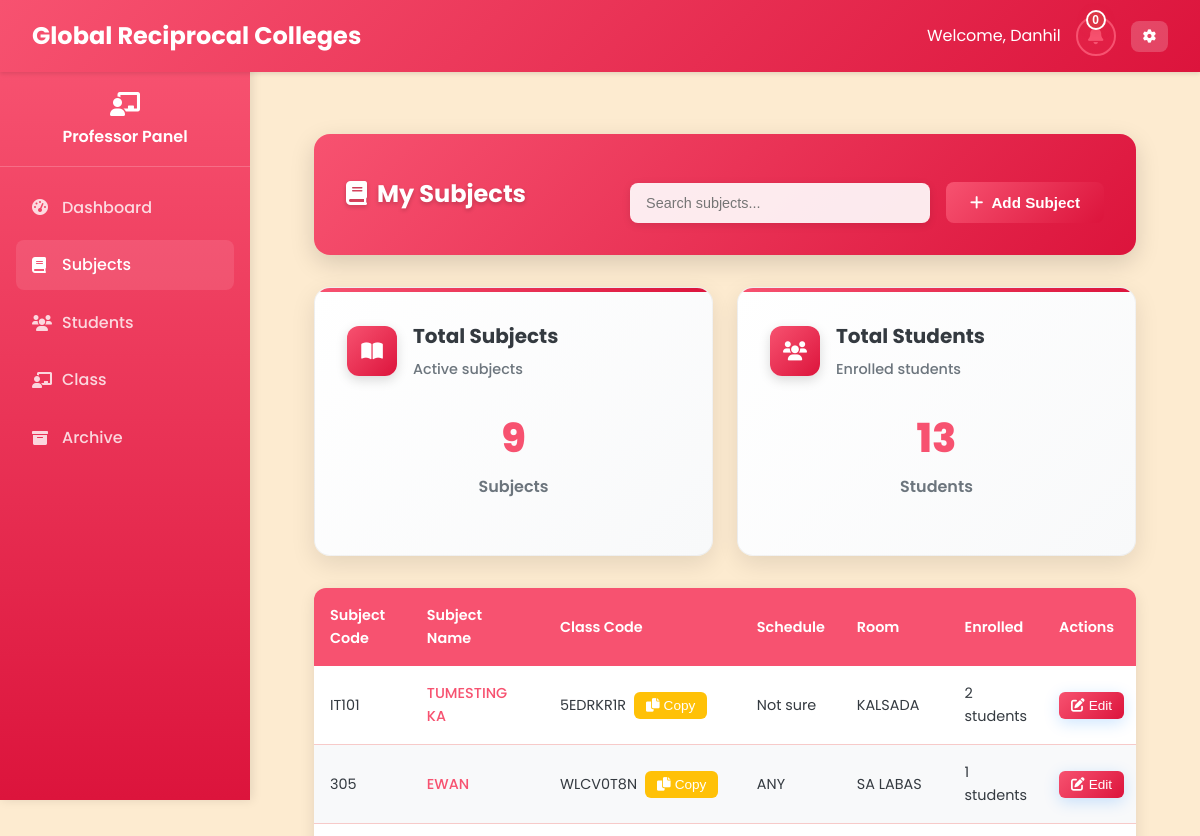
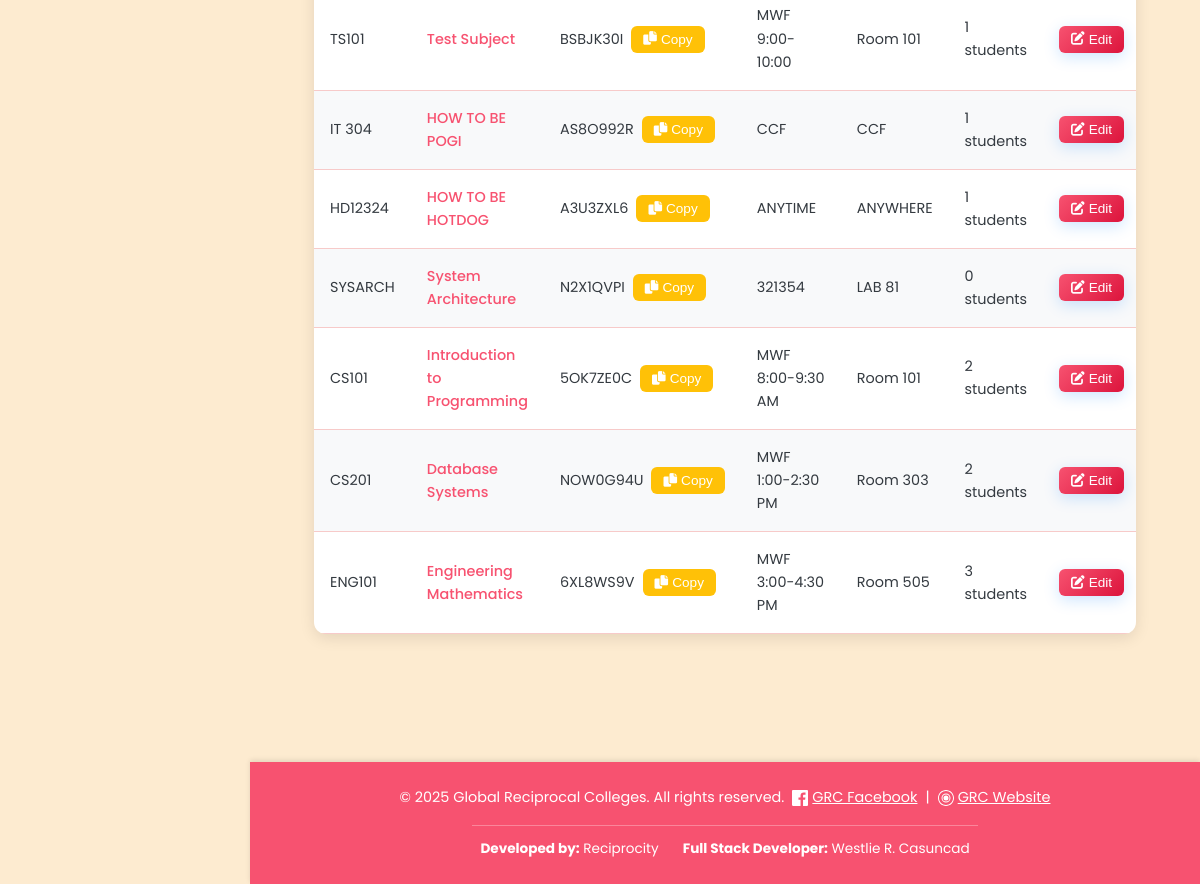
/Professor/manage_subjects.php (signed in), run on an earlier commit of the app's database (2 pictures, top to bottom).
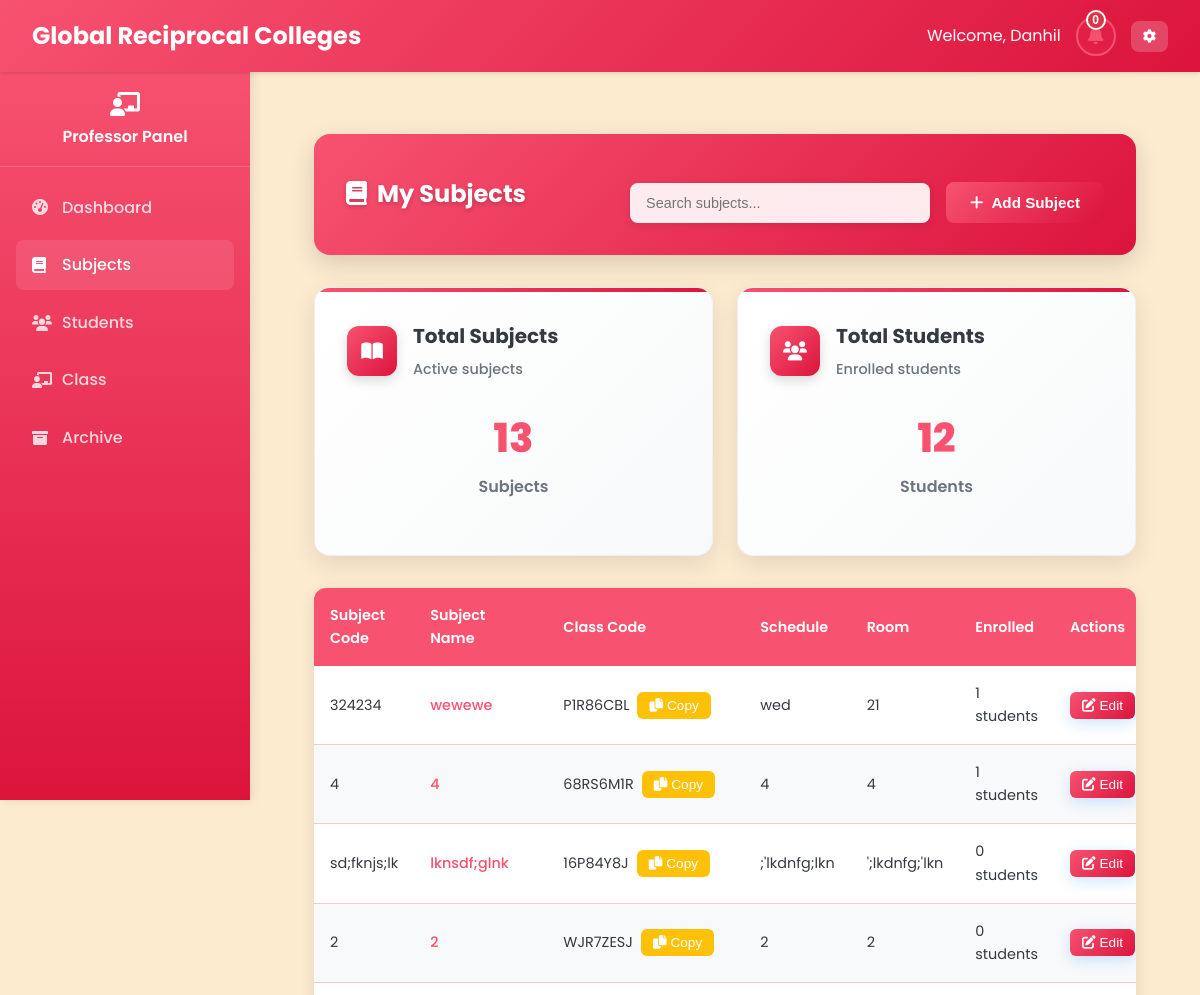
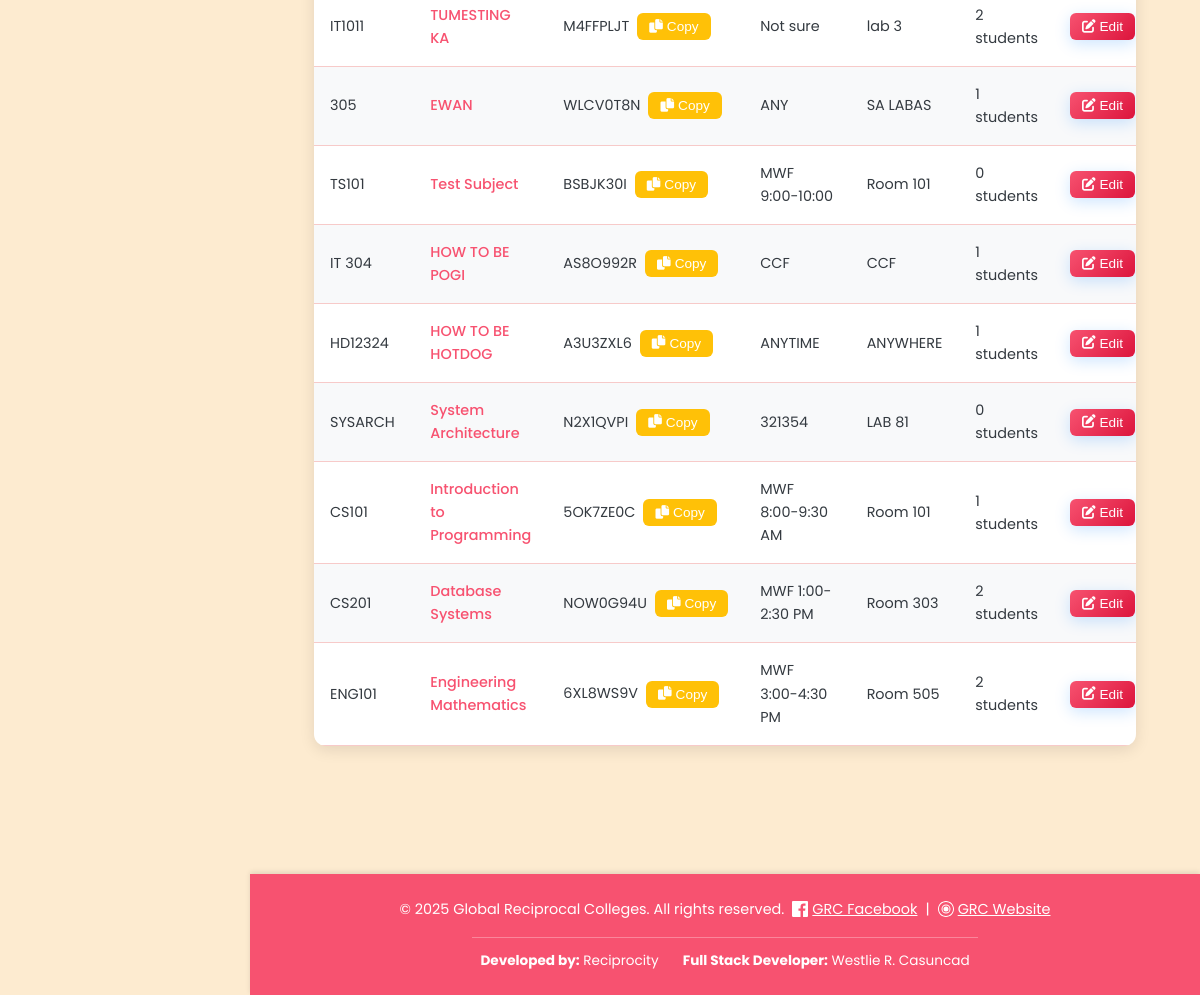
And on a later commit of the database (2 pictures, top to bottom).
### tables this page shows
CREATE TABLE `classes` (
  `class_id` varchar(20) NOT NULL,
  `class_name` varchar(100) NOT NULL,
  `class_code` varchar(20) NOT NULL,
  `subject_id` varchar(20) DEFAULT NULL,
  `professor_id` varchar(20) DEFAULT NULL,
  `schedule` varchar(100) DEFAULT NULL,
  `room` varchar(50) DEFAULT NULL,
  `created_at` datetime NOT NULL,
  `updated_at` datetime NOT NULL,
  `section` varchar(10) DEFAULT NULL,
  `semester_id` int(11) DEFAULT NULL,
  `status` enum('active','archived') DEFAULT 'active',
  `school_year_semester_id` int(11) DEFAULT NULL
);

CREATE TABLE `subjects` (
  `subject_id` varchar(20) NOT NULL,
  `subject_name` varchar(100) NOT NULL,
  `subject_code` varchar(20) NOT NULL,
  `description` text DEFAULT NULL,
  `credits` int(11) NOT NULL,
  `duration_id` int(11) DEFAULT NULL,
  `created_at` datetime NOT NULL,
  `updated_at` datetime NOT NULL,
  `semester_id` int(11) DEFAULT NULL
);

### Professor/manage_subjects.php (the view, shortened to what the changed rows need)
<?php
require_once '../php/db.php';
$professor_id = $_SESSION['user_id'];
$query = "SELECT s.*, s.duration_id, c.class_code, c.schedule, c.room, sy.year_label AS school_year, sem.semester_name AS semester
          FROM subjects s
          JOIN classes c ON s.subject_id = c.subject_id
          LEFT JOIN semesters sem ON c.semester_id = sem.id
          LEFT JOIN school_years sy ON c.school_year_id = sy.id
          WHERE c.professor_id = ? AND c.status = 'active'
          ORDER BY s.created_at DESC";
$stmt = $pdo->prepare($query);
$stmt->execute([$professor_id]);
$subjects = $stmt->fetchAll();
$enrollment_counts = [];
foreach ($subjects as $subject) {
    $stmt = $pdo->prepare("SELECT COUNT(*) as count FROM student_classes sc
                          JOIN classes c ON sc.class_id = c.class_id
                          WHERE c.subject_id = ?");
    $stmt->execute([$subject['subject_id']]);
    $enrollment_counts[$subject['subject_id']] = $stmt->fetch()['count'];
}
?>
<!DOCTYPE html>
<html lang="en">
<head>
    <link rel="stylesheet" href="../css/styles_fixed.css">
    <link rel="stylesheet" href="../css/responsive-enhanced.css">
    <link rel="stylesheet" href="../css/mobile-enhanced.css">
    <link rel="stylesheet" href="../css/mobile-responsive.css">
    <link rel="stylesheet" href="../css/notifications-mobile.css">
    <link rel="stylesheet" href="https://cdnjs.cloudflare.com/ajax/libs/font-awesome/6.0.0/css/all.min.css">
</head>
<body>
    <main class="main-content">
        <div class="dashboard-container">
            <div class="table-header-enhanced">
                <h2 class="table-title-enhanced"><i class="fas fa-book" style="margin-right: 10px;"></i>My Subjects</h2>
            </div>
            <div class="stats-grid">
                <div class="stat-card-enhanced">
                    <div class="stat-metrics-enhanced">
                        <div class="stat-main-metric">
                            <div class="stat-value-enhanced"><?php echo count($subjects); ?></div>
                            <div class="stat-label-enhanced">Subjects</div>
                        </div>
                    </div>
                </div>
                <div class="stat-card-enhanced">
                    <div class="stat-metrics-enhanced">
                        <div class="stat-main-metric">
                            <div class="stat-value-enhanced"><?php echo array_sum($enrollment_counts); ?></div>
                            <div class="stat-label-enhanced">Students</div>
                        </div>
                    </div>
                </div>
            </div>
            <div class="table-container-enhanced">
                <table class="table-enhanced">
                    <thead>
                        <tr>
                            <th class="mobile-hidden">Subject Code</th>
                            <th>Subject Name</th>
                            <th>Class Code</th>
                            <th class="mobile-hidden">Schedule</th>
                            <th class="mobile-hidden">Room</th>
                            <th class="mobile-hidden">Enrolled</th>
                            <th class="mobile-hidden">Actions</th>
                        </tr>
                    </thead>
                    <tbody>
                        <?php foreach ($subjects as $subject): ?>
                        <tr>
                            <td class="mobile-hidden"><?php echo $subject['subject_code']; ?></td>
                            <td>
                                <a href="javascript:void(0)" onclick="viewSubjectDetails('<?php echo $subject['subject_id']; ?>')" class="subject-link">
                                    <?php echo $subject['subject_name']; ?>
                                </a>
                            </td>
                            <td>
                                <div class="class-code-display">
                                    <span><?php echo $subject['class_code']; ?></span>
                                    <button class="btn-sm-enhanced btn-warning-enhanced" onclick="regenerateCode('<?php echo $subject['class_code']; ?>')">
                                        <i class="fas fa-copy"></i> Copy
                                    </button>
                                </div>
                            </td>
                            <td class="mobile-hidden"><?php echo $subject['schedule']; ?></td>
                            <td class="mobile-hidden"><?php echo $subject['room']; ?></td>
                            <td class="mobile-hidden"><?php echo $enrollment_counts[$subject['subject_id']] ?? 0; ?> students</td>
                            <td class="mobile-hidden">
                                <div class="action-buttons">
                                    <button class="btn-sm-enhanced btn-primary-enhanced" onclick="editSubject(<?php echo htmlspecialchars(json_encode($subject)); ?>)">
                                        <i class="fas fa-edit"></i> Edit
                                    </button>
                                </div>
                            </td>
                        </tr>
                        <?php endforeach; ?>
                    </tbody>
                </table>
            </div>
        </div>
    </main>
</body>
</html>

What changed in the data, as far as the page shows it:
added classes: subject.subject_code "324234", subject.subject_name "wewewe", class_code "P1R86CBL", schedule "wed", room "21", subject.subject_id "1"
added classes: subject.subject_code "4", subject.subject_name "4", class_code "68RS6M1R", schedule "4", room "4", subject.subject_id "1"
added classes: subject.subject_code "sd;fknjs;lk", subject.subject_name "lknsdf;glnk", class_code "16P84Y8J", schedule ";'lkdnfg;lkn", room "';lkdnfg;'lkn", subject.subject_id "0"
added classes: subject.subject_code "2", subject.subject_name "2", class_code "WJR7ZESJ", schedule "2", room "2", subject.subject_id "0"
changed classes "Not sure": subject.subject_code "IT101" → "IT1011"; class_code "5EDRKR1R" → "M4FFPLJT"; room "KALSADA" → "lab 3"
changed classes "BSBJK30I": subject.subject_id "1" → "0"
changed classes "5OK7ZE0C": subject.subject_id "2" → "1"
changed classes "6XL8WS9V": subject.subject_id "3" → "2"
Also different on the page:
count($subjects): "9" → "13"
array_sum($enrollment_counts): "13" → "12"
